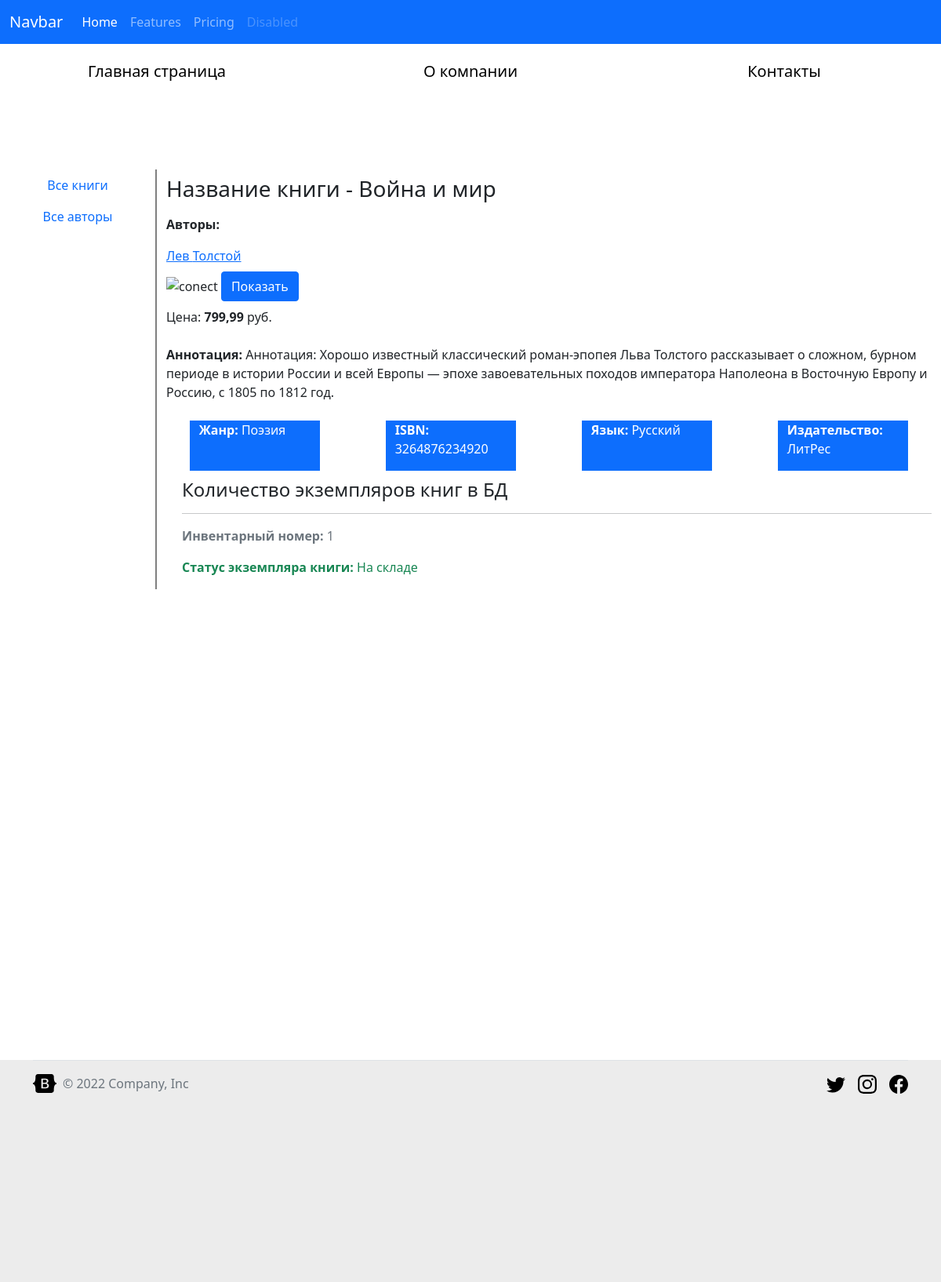
The page /books/1/ on the database as committed earlier.
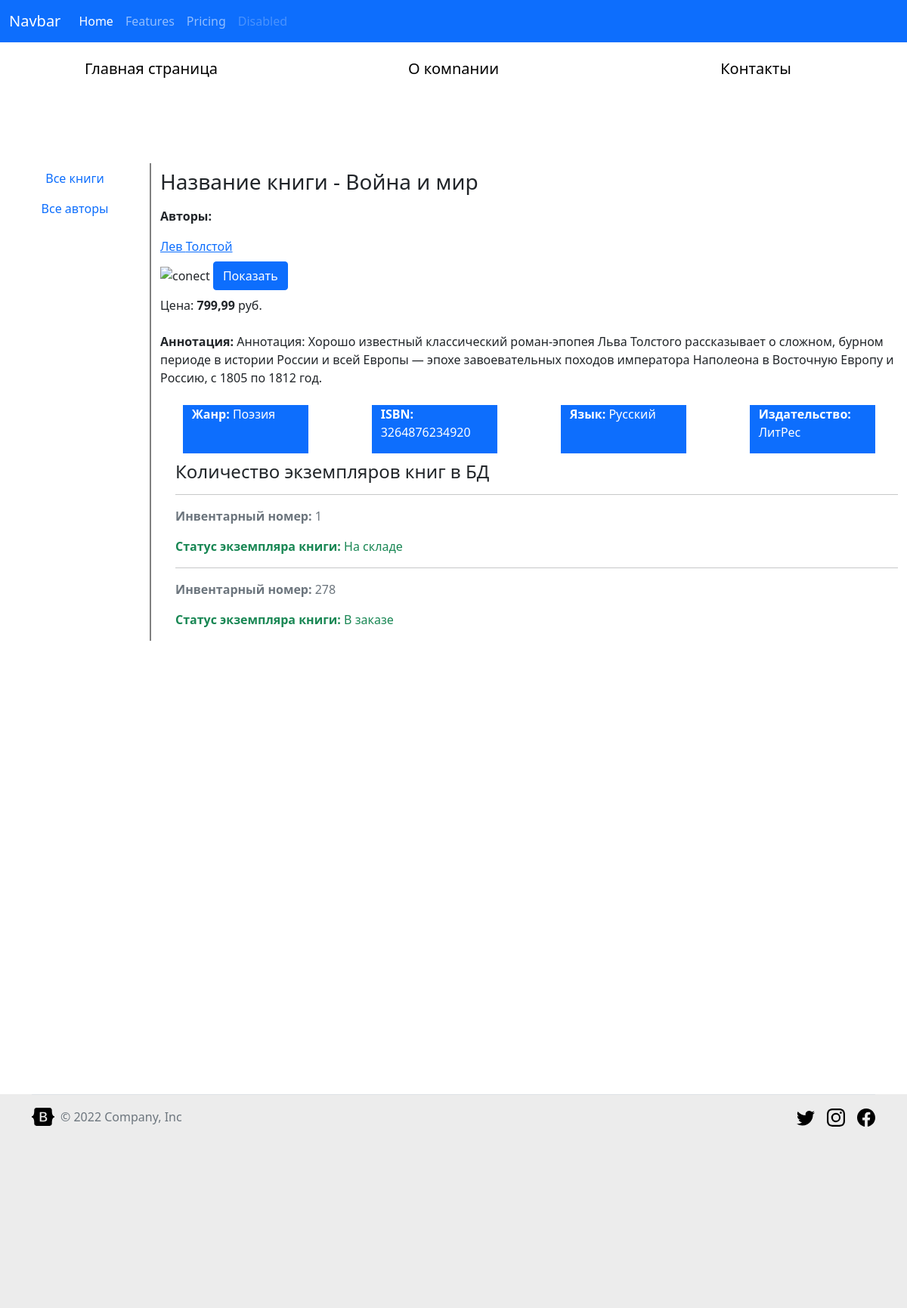
The same page on the database as committed later.
### catalog/models.py (models this page shows, shortened)
class Author(models.Model):
    first_name = models.CharField(
        max_length=100, help_text="Введите имя автора", verbose_name="Имя автора"
    )
    last_name = models.CharField(
        max_length=100,
        help_text="Введите фамилию автора",
        verbose_name="Фамилия автора",
    )
    surname = models.CharField(
        max_length=100,
        help_text="Введите отчество автора(если есть)",
        verbose_name="Фамилия отчество",
        null=True,
        blank=True,
    )
    date_of_birth = models.DateField(
        help_text="Введите дату рождения",
        verbose_name="Дата рождения",
        null=True,
        blank=True,
    )
    about = models.TextField(
        help_text="Введите сведения об авторе",
        verbose_name="Сведения об авторе",
        null=True,
        blank=True,
    )
    photo = models.ImageField(
        upload_to="images",
        help_text="Прекрепите фото автора(если есть)",
        verbose_name="Фото автора",
        null=True,
        blank=True,
    )

class BookInstance(models.Model):
    book = models.ForeignKey("Book", on_delete=models.CASCADE, null=True)
    status = models.ForeignKey(
        "Status",
        on_delete=models.CASCADE,
        null=True,
        help_text="Изменить состояние экземпляра",
        verbose_name="Cтaтyc экземпляра книги",
    )
    inv_nom = models.CharField(
        max_length=20,
        null=True,
        help_text="Введите инвентарный номер экземпляра",
        verbose_name="Инвентарный номер",
    )
    due_back = models.DateField(
        null=True,
        blank=True,
        help_text="Введите конец срока статуса",
        verbose_name="Дaтa окончания статуса",
    )
    class Meta:
        ordering = ["due_back"]

class Status(models.Model):
    name = models.CharField(
        max_length=20,
        help_text="Введите статус экземпляра книге",
        verbose_name="Статус экземпляра книге",
    )
    def __str__(self) -> str:
        return self.name

### catalog/views.py (the view)
# urls.py: path('books/<int:pk>/', views.BookDetailView.as_view(), name='book-detail'),
class BookDetailView(DetailView):
    model = Book
    context_object_name = 'book' # --- поумочанию  равен objects

### catalog/models.py (called while the page is built)
    def __str__(self) -> str:
        return self.name

    def __str__(self) -> str:
        return self.name

    def __str__(self) -> str:
        return self.name

### templates/catalog/book_detail.html (shortened to what this page needs)
{% extends "catalog/base.html" %}
{% load static %}
{% block content %}
<div class="container text-start">
  <div class="row my-2">
    <h3> Название книги - {{book.title}} </h3>
  </div>
  <div class="row my-2">
    <p> <strong> Авторы: </strong> </p>
    {% for author in book.author.all %}
      <a href="#">{{author.first_name}} {{author.last_name}}</a>
    {% endfor %}
  </div>
  <img src="{{ book.photo_url }}" alt="conect" style="max-height: 400px">
  <a href="{{ book.photo_url }}" class="btn btn-primary" target="_blank">Показать</a>
  <div class="row my-2">
    <div class="col">
      <p>Цена: <strong>{{book.price}}</strong> руб.</p>
    </div>
  </div>
  <div class="row my-2">
    <div class="col">
      <p><strong>Аннотация:</strong> {{book.summary}}</p>
    </div>
  </div>
  <div class="row my-2 d-flex justify-content-around">
    <div class="col-2 mx-2 bg-primary text-white" >
      <p><strong>Жанр:</strong> {{book.gener}}</p>
    </div>
    <div class="col-2 mx-2 bg-primary text-white">
      <p><strong>ISBN:</strong> {{book.isbn}}</p>
    </div>
    <div class="col-2 mx-2 bg-primary text-white">
      <p><strong>Язык:</strong> {{book.language}}</p>
    </div>
    <div class="col-2 mx-2 bg-primary text-white">
      <p><strong>Издательство:</strong> {{book.publisher}}</p>
    </div>
  </div>
  <div style="margin-left: 20px; margin-top: 10px;">
    <h4>Количество экземпляров книг в БД</h4>
    {% for copy in book.bookinstance_set.all %}
    <hr>
      <p class="text-muted">
        <strong>Инвентарный нoмep:</strong> {{copy.id}}
      </p>
      <p class="text-success">
        <strong>Cтaтус экземпляра книги:</strong> {{copy.status}}</p>
    {% endfor %}
  </div>
</div>
{% endblock content %}

Rows that differ between the two databases and show on the page:
added BookInstance: id "278", status "В заказе"
